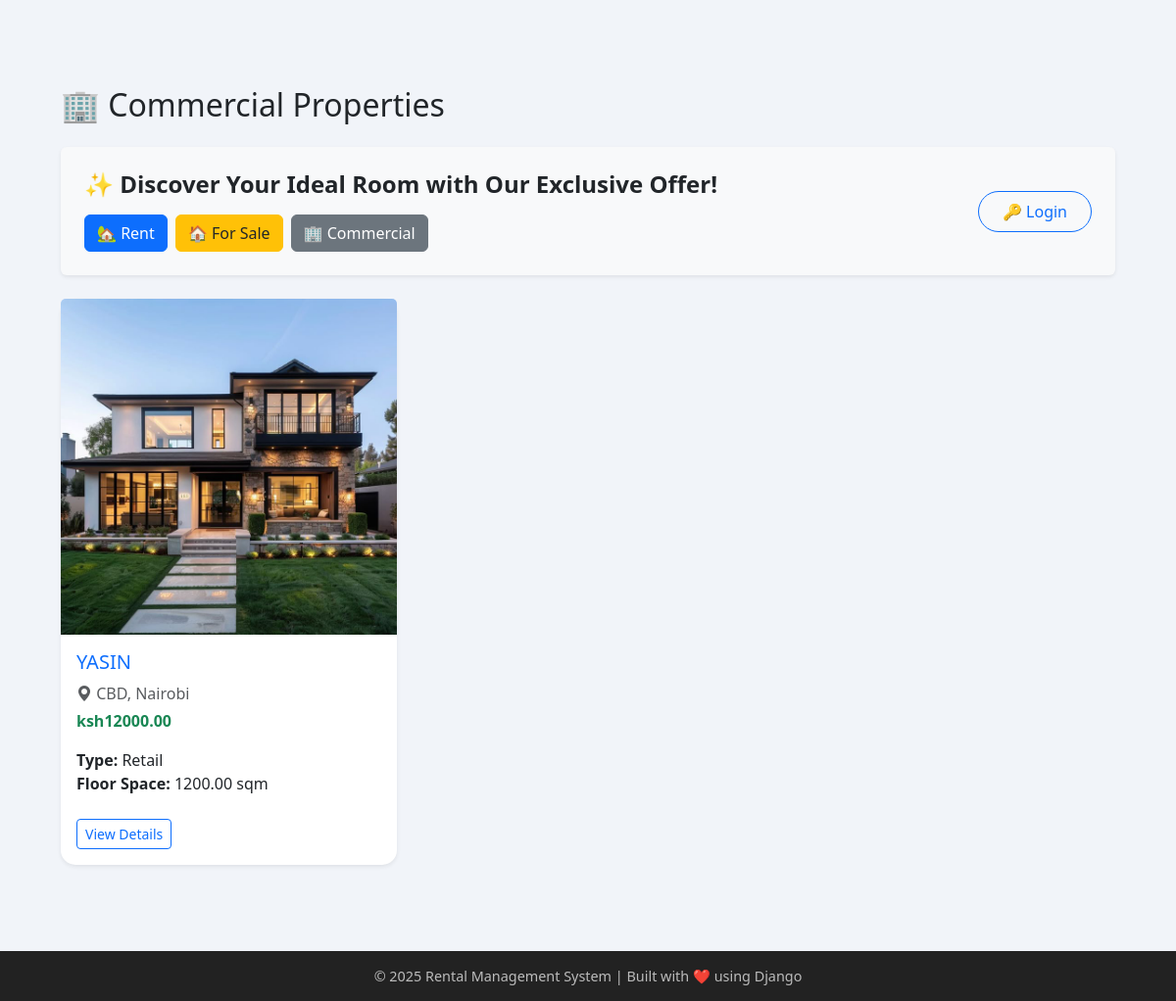
/commercial/, run on an earlier commit of the app's database.
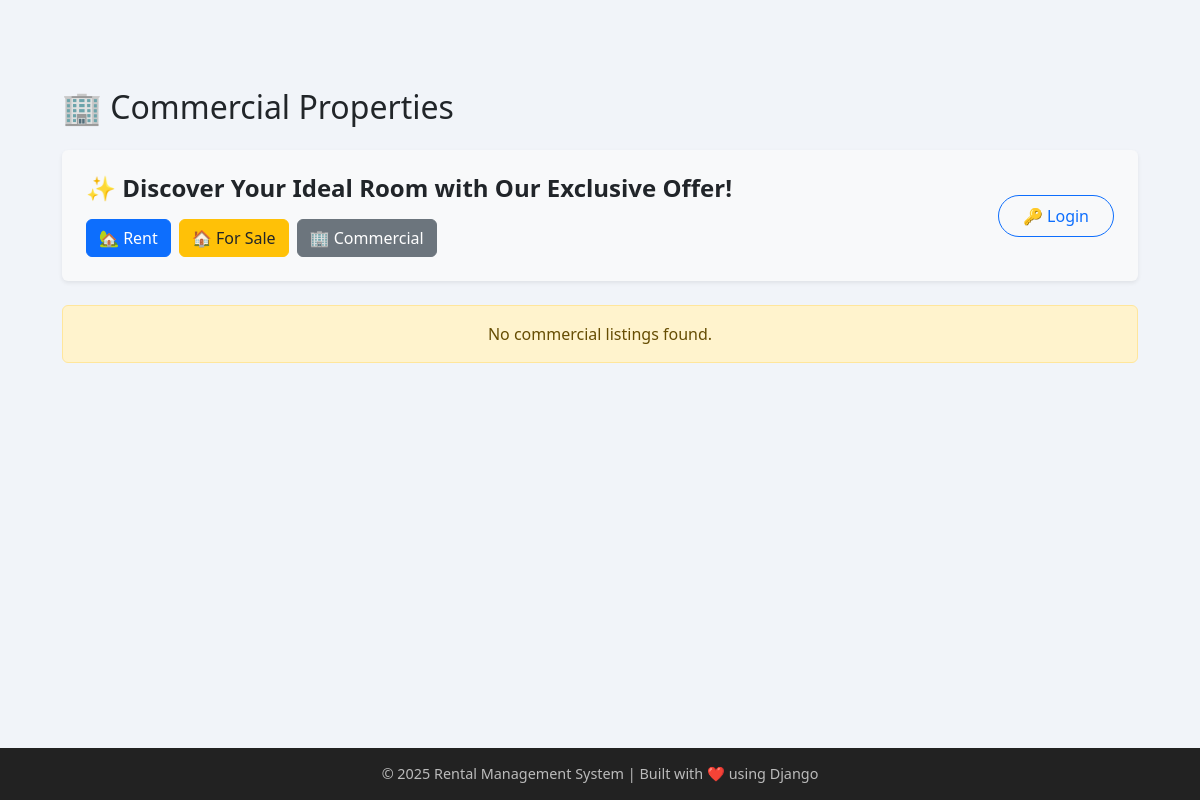
And on a later commit of the database.
### users/models.py (models this page shows)
class CommercialProperty(models.Model):
    COMMERCIAL_TYPE_CHOICES = (
        ('Office', 'Office'),
        ('Retail', 'Retail'),
        ('Warehouse', 'Warehouse'),
        ('Industrial', 'Industrial'),
    )
    user = models.ForeignKey(User, on_delete=models.CASCADE, related_name='commercial_properties')
    title = models.CharField(max_length=100)
    description = models.TextField()
    price = models.DecimalField(max_digits=12, decimal_places=2)
    location = models.CharField(max_length=100)
    commercial_type = models.CharField(max_length=30, choices=COMMERCIAL_TYPE_CHOICES)
    floor_space = models.DecimalField(max_digits=10, decimal_places=2, help_text="In square meters")
    parking_spaces = models.IntegerField(null=True, blank=True)
    picture1 = models.ImageField(upload_to='commercial_images/', null=True, blank=True)
    picture2 = models.ImageField(upload_to='commercial_images/', null=True, blank=True)
    picture3 = models.ImageField(upload_to='commercial_images/', null=True, blank=True)
    is_available = models.BooleanField(default=True)
    created_at = models.DateTimeField(auto_now_add=True)
    slug = models.SlugField(unique=True, blank=True)

### users/views.py (the view)
# urls.py: path('commercial/', commercial_list_view, name='commercial_list'),
def commercial_list_view(request):
    properties = CommercialProperty.objects.all()
    return render(request, 'users/commercial_list.html', {'properties': properties})

### users/templates/users/commercial_list.html
{% extends "users/base.html" %}
{% block content %}
<div class="container py-5">
  <div class="d-flex justify-content-between align-items-center mb-4">
    <h2 class="mb-0">🏢 Commercial Properties</h2>
  </div>
  <div class="p-4 bg-light rounded shadow-sm mb-4">
    <div class="d-flex flex-column flex-md-row justify-content-between align-items-start align-items-md-center">
      <div>
        <h4 class="fw-bold">✨ Discover Your Ideal Room with Our Exclusive Offer!</h4>
        <div class="d-flex gap-2 flex-wrap mt-3">
          <a href="{% url 'vacancy_list' %}" class="btn btn-primary">🏡 Rent</a>
          <a href="{% url 'for_sale_list' %}" class="btn btn-warning text-dark">🏠 For Sale</a>
          <a href="{% url 'commercial_list' %}" class="btn btn-secondary">🏢 Commercial</a>
        </div>
      </div>
      <div class="mt-3 mt-md-0">
        <a href="{% url 'login' %}" class="btn btn-outline-primary rounded-pill px-4 py-2">🔑 Login</a>
      </div>
    </div>
  </div>
  {% if properties %}
    <div class="row row-cols-1 row-cols-md-2 row-cols-lg-3 g-4">
      {% for property in properties %}
        <div class="col">
          <div class="card h-100 shadow-sm border-0">
            {% if property.picture1 %}
              <img src="{{ property.picture1.url }}" class="card-img-top" alt="{{ property.title }}">
            {% else %}
              <img src="https://via.placeholder.com/400x250?text=No+Image" class="card-img-top" alt="No image">
            {% endif %}
            <div class="card-body">
              <h5 class="card-title text-primary">{{ property.title }}</h5>
              <p class="card-text text-muted mb-1">
                <i class="bi bi-geo-alt-fill"></i> {{ property.location }}
              </p>
              <p class="card-text fw-bold text-success">ksh{{ property.price }}</p>
              <p class="card-text">
                <strong>Type:</strong> {{ property.commercial_type }}<br>
                <strong>Floor Space:</strong> {{ property.floor_space }} sqm
              </p>
              <a href="{% url 'commercial_detail' property.pk %}" class="btn btn-outline-primary btn-sm mt-2">View Details</a>
            </div>
          </div>
        </div>
      {% endfor %}
    </div>
  {% else %}
    <div class="alert alert-warning text-center">No commercial listings found.</div>
  {% endif %}
</div>
{% endblock %}

What changed in the data, as far as the page shows it:
removed CommercialProperty: picture1 (picture), title "YASIN", location "CBD, Nairobi", price "12000.00", commercial_type "Retail", floor_space "1200.00"
Also different on the page:
text now shown: "No commercial listings found."
